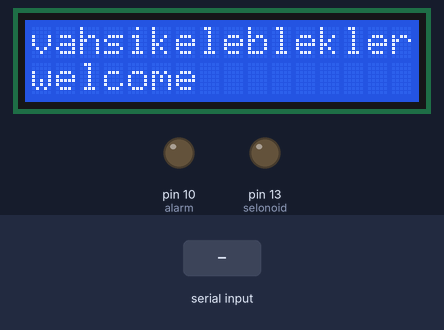
A sketch run on a simulated Arduino Uno, built with avr-gcc and run on an emulated ATmega328P. Shown: 16×2 character LCD, output pins drawn as LEDs (lit = HIGH). Inputs (shaded band) come from the test bench. What the sketch prints to the serial monitor is not drawn.

Above: at 1.3 s.
1.4 s: "1\n" received over the second serial link
At 2.6 s:
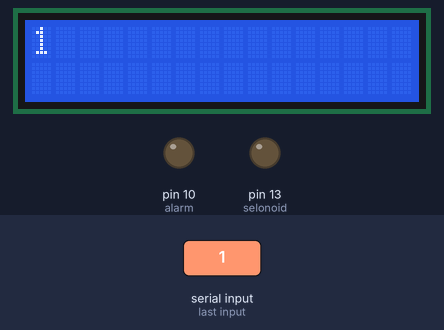
2.9 s: "S_ON\n" received over the second serial link
At 3.7 s:
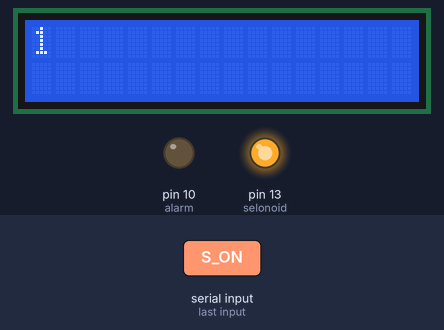
4.4 s: "ALARM_ON\n" received over the second serial link
At 4.9 s:
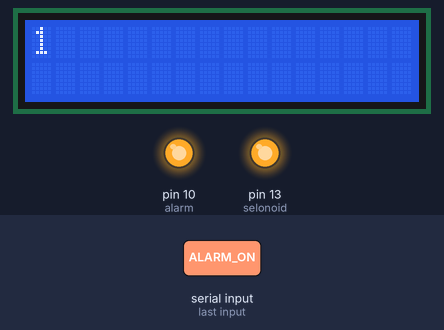
5.9 s: "S_OFF\n" received over the second serial link
At 7.1 s:
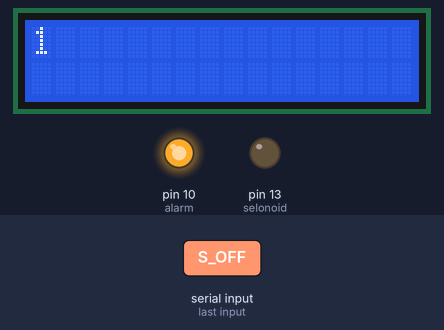
7.4 s: "ALARM_OFF\n" received over the second serial link
At 8.4 s:
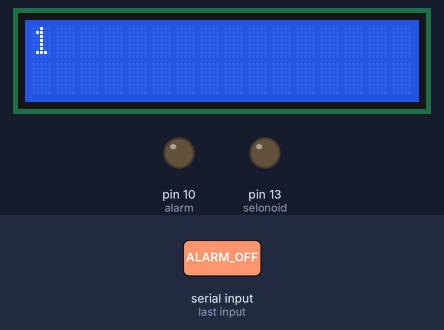
Timing chart, 0 to 9.9 s (numbered marks = the images above; inputs shaded):
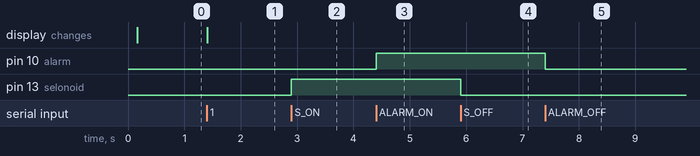

Measured:
- after the input at 1.4 s, the display: changes at once (image 1)
- after the input at 2.9 s, pin 13 (selonoid): LOW → HIGH at once
- after the input at 4.4 s, pin 10 (alarm): LOW → HIGH at once
- after the input at 5.9 s, pin 13 (selonoid): HIGH → LOW at once
- after the input at 7.4 s, pin 10 (alarm): HIGH → LOW at once

The sketch:

uno.ino
```cpp
#include <LiquidCrystal.h>
#include <SoftwareSerial.h>


SoftwareSerial mySerial(8, 9); // RX, TX


int rs = 7, en = 6, d4 = 5, d5 = 4, d6 = 3, d7 = 2;   //LCD'nin pin değişkenlerini tanımlıyoruz.
LiquidCrystal lcd(rs, en, d4, d5, d6, d7);              //LCD'nin pin bağlantılarını ayarlıyoruz.

int selonoid = 13;
int alarm = 10;

void setup() {

  Serial.begin(115200);
  Serial.println("başladı uno");
  pinMode(selonoid, OUTPUT);
  digitalWrite(selonoid, LOW);
  pinMode(alarm, OUTPUT);
  digitalWrite(alarm, LOW);

  delay(100);

  lcd.begin(16, 2);                                     //LCD ekranımızın en-boy oranını ayarlıyoruz.
  lcd.clear();                                          //LCD'deki eski yazılar temizlenir.
  lcd.setCursor(0, 0);                                  //LCD'nin 1. satır 1. sütunundan yazmaya başlıyoruz.
  lcd.print("vahsikeleblekler");
  lcd.setCursor(0, 1);                                  //LCD'nin 2. satır 1. sütunundan yazmaya başlıyoruz.                               //Uzaklık değerini LCD'ye yazdırıyoruz.
  lcd.print("welcome");
  mySerial.begin(9600);

}

void loop() {
  if(mySerial.available() > 0) {

    String gelen_veri = mySerial.readStringUntil('\n'); // Enter ile biten veriyi oku
    gelen_veri.trim(); // Baştaki ve sondaki boşlukları temizle


    int ayrac_index = gelen_veri.indexOf('|');

    if (ayrac_index != -1) { // Eğer '|' bulunduysa
      lcd.clear();
      String satir1 = gelen_veri.substring(0, ayrac_index);
      String satir2 = gelen_veri.substring(ayrac_index + 1);

      lcd.setCursor(0, 0);
      lcd.print(satir1);

      lcd.setCursor(0, 1);
      lcd.print(satir2);
    }
    else {

      if (gelen_veri == "S_ON")
        digitalWrite(selonoid, HIGH);
      else if (gelen_veri == "S_OFF")
        digitalWrite(selonoid, LOW);
      else if (gelen_veri == "ALARM_ON")
        digitalWrite(alarm, HIGH);
      else if (gelen_veri == "ALARM_OFF")
        digitalWrite(alarm, LOW);
      else {
        lcd.clear();
        // Eğer | yoksa, her ihtimale karşı sadece birinci satıra yaz
        lcd.setCursor(0, 0);
        lcd.print(gelen_veri);
      }
    }
  }
}
```
